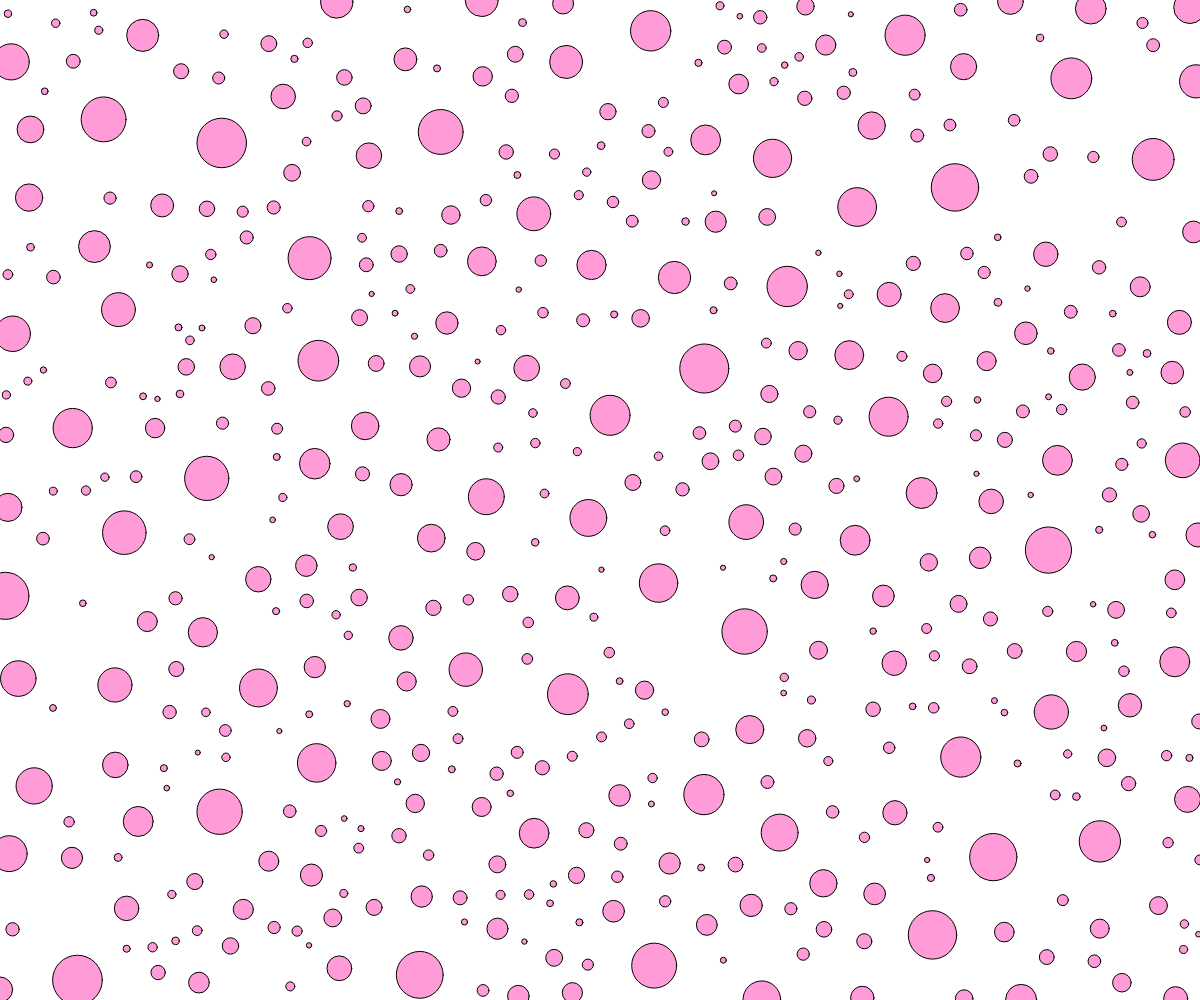
Frame 1 (no input)
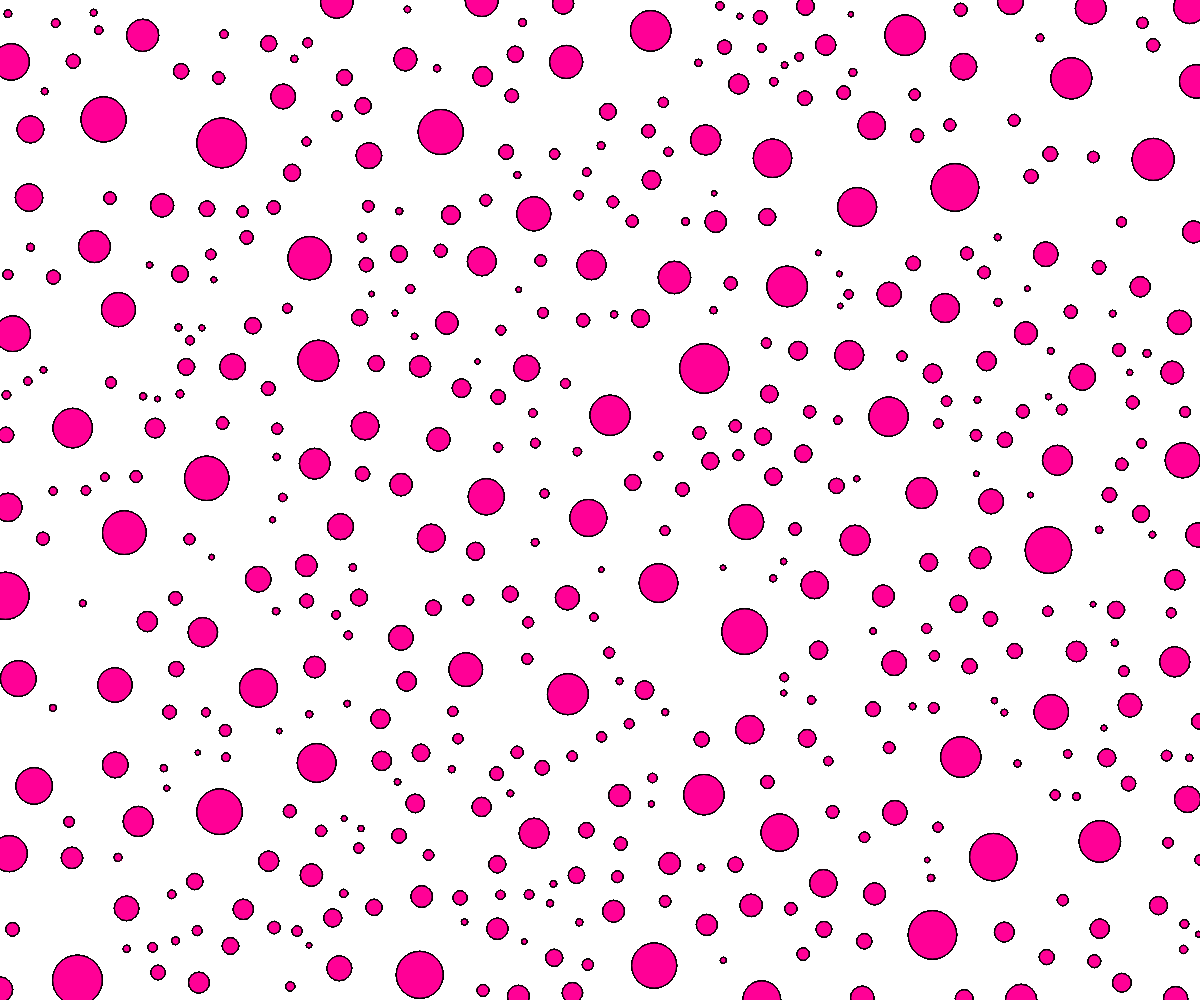
Frame 60 (no input)
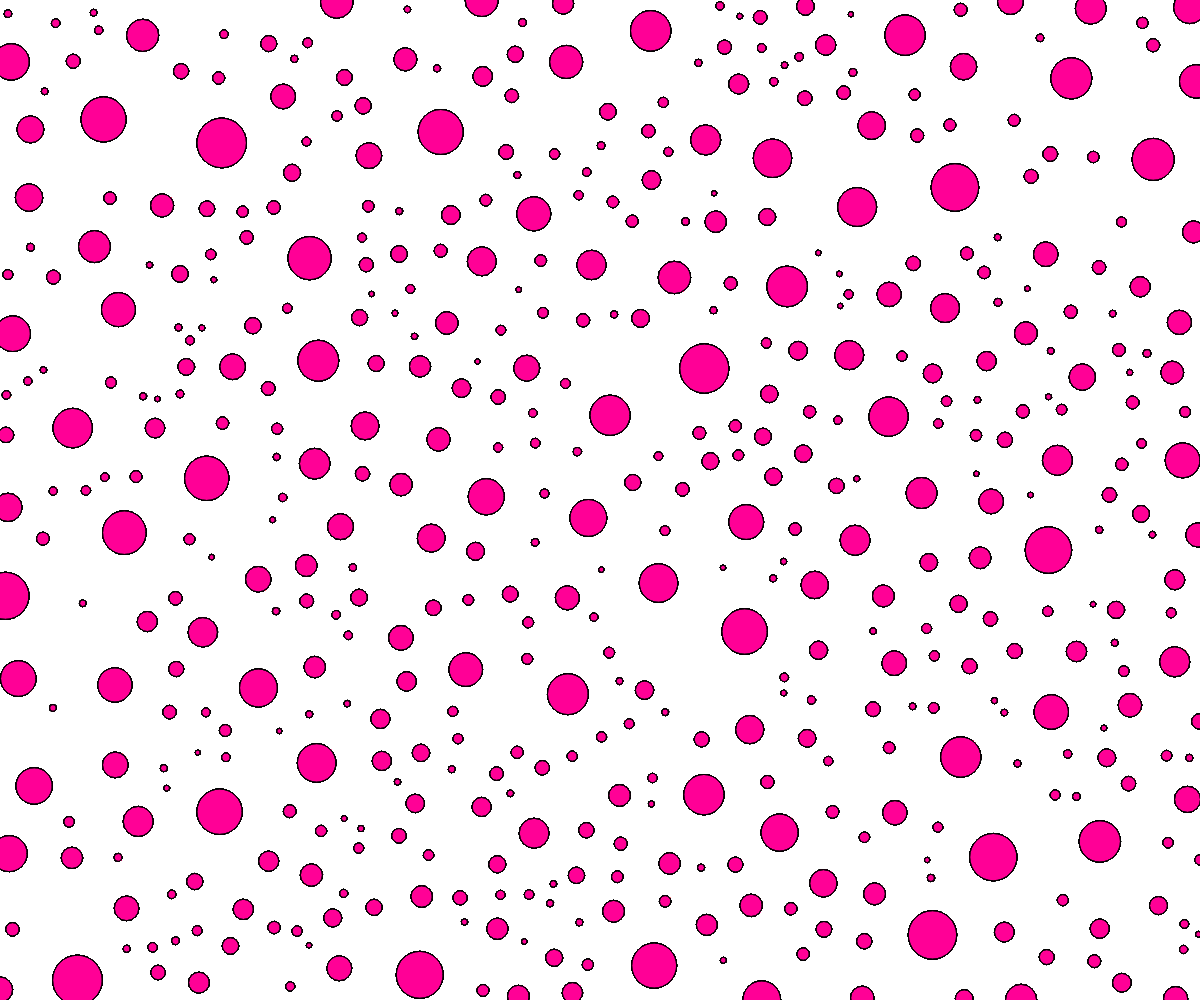
Frame 120 (the mouse pressed at the canvas centre since frame 60)

The p5.js sketch that drew these frames (run headless with seeded random() and noise() and a simulated clock; from frame 60 on, the mouse is pressed at the canvas centre):

// p5.js sketch
// ── sketch.js

function setup() {
	createCanvas(windowWidth, windowHeight);
	var protection = 0;

	while(circles.length < 500){
		var circle = {
			x: random(windowWidth),
			y: random(windowHeight),
			r: random(5, 50)
		}

		var overlapping = false;


		for (var j = 0; j < circles.length; j++){
			var other = circles[j];
			var d = dist(circle.x, circle.y, other.x, other.y);
			if (d < circle.r + other.r){
				overlapping = true;
			}
		}

		if(!overlapping){
			circles.push(circle);
		}
		protection++;
		if(protection > 10000)
			break;
	}
}

function draw() {
	for(var i = 0; i < circles.length; i++){
		var circle = circles[i];
		stroke(0,0,0);
		fill(255,0,150,100);
		ellipse(circle.x, circle.y, circle.r);
	}
}

// ── overlaping.js
let circles = [];
let protection = 1000;

class Circle {
  constructor(x, y, r) {
    this.x = x;
    this.y = y;
    this.r = random(5, 50);
  }
}

function move(){
  for(var i = 0; i <= circles.length; i++){
    let circle = circles[i];
    circle.fill(0);
  }
}

function controlCircles(){
  while(circles.length < 666){
     circle = new Circle(random(windowWidth), random(windowHeight));

    checkOverlaping(circle);

    if(!checkOverlaping(circle)){
      circles.push(circle);
    }
    protection++;
    if(protection > 10000)
      break;
  }
}

function checkOverlaping(circle){
  for (var j = 0; j < circles.length; j++){
    var other = circles[j];
    var d = dist(circle.x, circle.y, other.x, other.y);
    if (d < circle.r + other.r){
      return true;
    }
  }
  return false;
}

function printCircles() {
	for(var i = 0; i < circles.length; i++){
		var circle = circles[i];
		stroke(0,0,0);
    strokeWeight(4);
		fill(255,0,150,100);
		ellipse(circle.x, circle.y, circle.r);
	}
}
